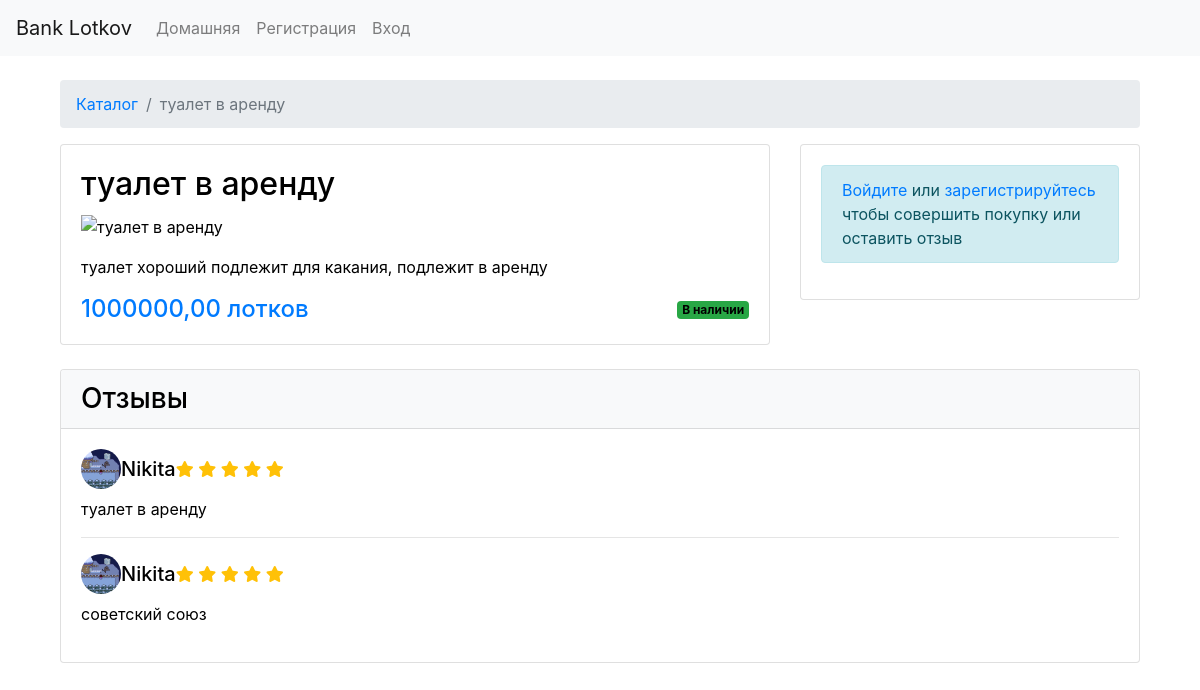
The page /products/1/ on the database its author committed.
### banklotkov/models.py (models this page shows, shortened)
class Product(models.Model):
    name = models.CharField(max_length=100)
    description = models.TextField()
    amount = models.IntegerField(default=0)
    price = models.DecimalField(max_digits=10, decimal_places=2)
    availible = models.BooleanField(default=True)

class Review(models.Model):
    product = models.ForeignKey(Product, related_name='reviews', on_delete=models.CASCADE)
    author = models.ForeignKey(Profile, on_delete=models.CASCADE)
    text = models.TextField()
    rating = models.IntegerField(default=0)

class Profile(models.Model):
    user = models.OneToOneField(User, on_delete=models.CASCADE)
    balance = models.DecimalField(max_digits=10, decimal_places=2, default=0)
    phone = models.CharField(max_length=15, blank=True, null=True)
    avatar = models.ImageField(upload_to='avatars/', blank=True, null=True)
    birth_date = models.DateField(blank=True, null=True)

### banklotkov/views.py (the view)
def product_detail_view(request, product_id):
    product = get_object_or_404(Product, pk=product_id)
    reviews = Review.objects.filter(product=product)
    return render(request, 'product_detail.html', {
        'product': product,
        'reviews': reviews
    })

### banklotkov/templates/product_detail.html (shortened to what this page needs)
{% extends 'base.html' %}
{% block content %}
<div class="container mt-4">
    <nav aria-label="breadcrumb">
        <ol class="breadcrumb">
            <li class="breadcrumb-item"><a href="{% url 'product_list' %}">Каталог</a></li>
            <li class="breadcrumb-item active" aria-current="page">{{ product.name }}</li>
        </ol>
    </nav>
    <div class="row">
        <div class="col-md-8">
            <div class="card mb-4">
                <div class="card-body">
                    <h2 class="card-title">{{ product.name }}</h2>
                    <img src="https://cdn-icons-png.flaticon.com/512/1170/1170679.png" alt="{{ product.name }}" class="img-fluid mb-3">
                    <div class="product-description">
                        {{ product.description|linebreaks }}
                    </div>
                    <div class="d-flex justify-content-between align-items-center mt-3">
                        <h4 class="text-primary mb-0">{{ product.price }} лотков</h4>
                        {% if product.amount > 0 %}
                            <span class="badge bg-success">В наличии</span>
                        {% else %}
                            <span class="badge bg-danger">Нет в наличии</span>
                        {% endif %}
                    </div>
                </div>
            </div>
        </div>
        <div class="col-md-4">
            <div class="card mb-4">
                <div class="card-body">
                    {% if user.is_authenticated %}
                        {% if product.amount > 0 %}
                            <form action="{% url 'purchase_product' product.id %}" method="post">
                                {% csrf_token %}
                                <button type="submit" class="btn btn-success btn-lg w-100 mb-3">
                                    <i class="fas fa-shopping-cart"></i> Купить
                                </button>
                            </form>
                        {% endif %}
                        <a href="{% url 'add_review' product.id %}" class="btn btn-outline-primary w-100">
                            <i class="fas fa-comment"></i> Написать отзыв
                        </a>
                    {% else %}
                        <div class="alert alert-info">
                            <a href="{% url 'login' %}">Войдите</a> или <a href="{% url 'signup' %}">зарегистрируйтесь</a> чтобы совершить покупку или оставить отзыв
                        </div>
                    {% endif %}
                </div>
            </div>
        </div>
    </div>
    <div class="card">
        <div class="card-header bg-light">
            <h3 class="mb-0">Отзывы</h3>
        </div>
        <div class="card-body">
            {% if reviews %}
                {% for review in reviews %}
                    <div class="review-card mb-3">
                        <div class="d-flex align-items-center mb-2">
                            {% if review.author.avatar %}
                                <img src="{{ review.author.avatar.url }}" alt="Avatar" class="rounded-circle me-2" style="width: 40px; height: 40px; object-fit: cover;">
                            {% else %}
                                <img src="https://via.placeholder.com/40" alt="Default Avatar" class="rounded-circle me-2">
                            {% endif %}
                            <div>
                                <h5 class="mb-0">{{ review.author.user.username }}</h5>
                            </div>
                            <div class="ms-auto">
                                {% for i in "12345"|make_list %}
                                    {% if forloop.counter <= review.rating %}
                                        <i class="fas fa-star text-warning"></i>
                                    {% else %}
                                        <i class="far fa-star text-warning"></i>
                                    {% endif %}
                                {% endfor %}
                            </div>
                        </div>
                        <p class="mb-0">{{ review.text }}</p>
                    </div>
                    {% if not forloop.last %}
                        <hr>
                    {% endif %}
                {% endfor %}
            {% else %}
                <p class="text-center text-muted">Отзывов пока нет. Будьте первым!</p>
            {% endif %}
        </div>
    </div>
</div>
{% endblock %}

### static/lotokbank/css/styles.css (style rules this page uses)
body { color:black; }

### rows shown on the page
Product: name "туалет в аренду", description "туалет хороший подлежит для какания, подлежит в аренду", price "1000000,00"
Review: author.avatar (picture), author.user.username "Nikita", text "туалет в аренду"
Review: author.avatar (picture), author.user.username "Nikita", text "cоветский союз"
